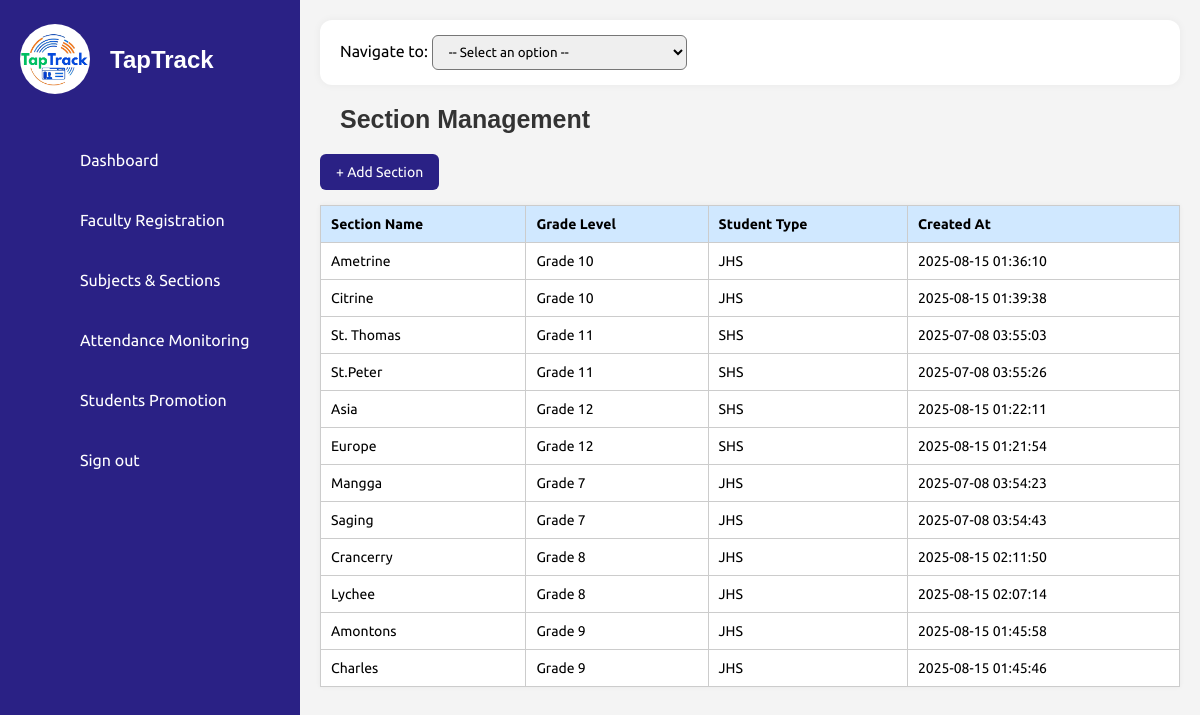
Page /section_management.php on the committed database.
### tables this page shows
CREATE TABLE `sections` (
  `id` int(11) NOT NULL,
  `section_name` varchar(100) NOT NULL,
  `student_type` enum('JHS','SHS') NOT NULL,
  `grade_level` varchar(20) DEFAULT NULL,
  `created_at` timestamp NOT NULL DEFAULT current_timestamp(),
  `strand_id` int(11) DEFAULT NULL
);

### section_management.php (the view, shortened to what this page needs)
<?php
include 'db_connection.php';
$conn->query("CREATE TABLE IF NOT EXISTS sections (
  id INT AUTO_INCREMENT PRIMARY KEY,
  section_name VARCHAR(100) UNIQUE NOT NULL,
  student_type ENUM('JHS','SHS') NOT NULL,
  grade_level INT NOT NULL,
  created_at TIMESTAMP DEFAULT CURRENT_TIMESTAMP
)");
$sectionsResult = $conn->query("SELECT * FROM sections ORDER BY grade_level ASC, section_name ASC");
$sections = $sectionsResult->fetch_all(MYSQLI_ASSOC);
?>
<!DOCTYPE html>
<html lang="en">
<head>
  <link rel="stylesheet" href="assets/css/style.css" />
</head>
<body>
<?php include('sidebar.php'); ?>
<div class="main-content">
  <div class="dropdown-nav">
    <label>Navigate to:</label>
    <select onchange="navigate(this.value)">
      <option value="">-- Select an option --</option>
    </select>
  </div>
  <h2>Section Management</h2>
  <button class="add-btn" onclick="openModal()">+ Add Section</button>
<table>
  <thead>
    <tr>
      <th>Section Name</th>
      <th>Grade Level</th>
      <th>Student Type</th>
      <th>Created At</th>
    </tr>
  </thead>
  <tbody>
    <?php foreach ($sections as $section): ?>
      <tr>
        <td><?= htmlspecialchars($section['section_name']) ?></td>
        <td><?= htmlspecialchars($section['grade_level']) ?></td>
        <td><?= htmlspecialchars($section['student_type']) ?></td>
        <td><?= htmlspecialchars($section['created_at']) ?></td>
      </tr>
    <?php endforeach; ?>
  </tbody>
</table>
</body>
</body>
</html>

### sidebar.php (shortened to what this page needs)
<?php
$userRole = $_SESSION['user_role'] ?? '';
?>
<div class="container">
    <div class="navigation">
        <ul>
            <li class="brand-logo">
                <a href="#">
                    <div class="logo-container">
                        <img src="assets/imgs/logo.png">
                    </div>
                    <span class="title">TapTrack</span>
                </a>
            </li>
            <?php if ($userRole !== 'counselor'): ?>
                <li>
                    <a href="dashboard.php">
                        <span class="icon"><ion-icon name="home-outline"></ion-icon></span>
                        <span class="title">Dashboard</span>
                    </a>
                </li>
            <?php endif; ?>
            <?php if ($userRole !== 'counselor'): ?>
                <li>
                    <a href="faculty_registration.php">
                        <span class="icon"><ion-icon name="school-outline"></ion-icon></span>
                        <span class="title">Faculty Registration</span>
                    </a>
                </li>
                <li>
                    <a href="subject_management.php">
                        <span class="icon"><ion-icon name="library-outline"></ion-icon></span>
                        <span class="title">Subjects & Sections</span>
                    </a>
                </li>
                <li>
                    <a href="attendance_monitoring.php">
                        <span class="icon"><ion-icon name="stats-chart-outline"></ion-icon></span>
                        <span class="title">Attendance Monitoring</span>
                    </a>
                </li>
                <li>
                    <a href="student_promotion.php">
                        <span class="icon"><ion-icon name="ribbon-outline"></ion-icon></span>
                        <span class="title">Students Promotion</span>
                    </a>
                </li>
            <?php endif; ?>
            <li>
                <a href="index.php">
                    <span class="icon"><ion-icon name="log-in-outline"></ion-icon></span>
                    <span class="title">Sign out</span>
                </a>
            </li>
        </ul>
    </div>
</div>

### assets/css/style.css (style rules this page uses)
* { font-family: 'Ubuntu', sans-serif; margin: 0; padding: 0; box-sizing: border-box; }
:root { --blue: #2a2185; --white: #fff; --gray: #f5f5f5; --black1: #222; --black2: #999; }
body { min-height: 100vh; overflow-x: hidden; }
.container { position: relative; width: 100%; }
.navigation { position: fixed; width: 300px; height: 100%; background: var(--blue); border-left: 10px solid var(--blue); transition: 0.5s; overflow: hidden; overflow-y: auto; scrollbar-width: none; -ms-overflow-style: none; }
.navigation ul { position: absolute; top: 0; left: 0; width: 100%; }
.navigation ul li { position: relative; width: 100%; list-style: none; border-top-left-radius: 30px; border-bottom-left-radius: 30px; }
.navigation ul li:nth-child(1) { margin-bottom: 40px; pointer-events: none; text-align: center; }
.navigation ul li a { display: flex; align-items: center; text-decoration: none; color: var(--white); height: 60px; }
.navigation ul li a .icon { min-width: 60px; height: 60px; display: flex; align-items: center; justify-content: center; }
.navigation ul li a .title { display: flex; align-items: center; padding-left: 10px; white-space: nowrap; }
.logo-container img { width: 70px; height: 70px; border-radius: 50%; object-fit: cover; }
.brand-logo { display: flex; align-items: center; justify-content: start; padding-left: 10px; padding-top: 30px; }
.brand-logo .title { font-size: 1.5rem; font-weight: 600; font-family: 'Poppins', sans-serif; color: var(--white); margin-left: 10px; white-space: nowrap; }
.main-content { margin-left: 300px; padding: 20px; background-color: #f4f4f4; min-height: 100vh; overflow-x: hidden; width: calc(100% - 300px); }
.main-content h2 { text-align: left; margin-left: 20px; font-family: 'Arial', sans-serif; font-weight: 600; color: #333; font-size: 25px; }
.dropdown-nav { background-color: #fff; border-radius: 12px; padding: 15px 20px; margin-bottom: 20px; box-shadow: 0 0 8px rgba(0,0,0,0.05); }
.dropdown-nav select { padding: 8px 12px; border-radius: 6px; }

### section_management.php (style rules this page uses)
.dropdown-nav { background-color: #fff; border-radius: 12px; padding: 15px 20px; margin-bottom: 20px; box-shadow: 0 0 8px rgba(0,0,0,0.05); }
.dropdown-nav select { padding: 8px 12px; border-radius: 6px; }
.main-content { margin-left: 300px; padding: 20px; }
h2 { margin-bottom: 20px; color: #333; }
button.add-btn { background-color: #2a2185; color: white; padding: 10px 16px; border: none; border-radius: 6px; cursor: pointer; font-size: 14px; margin-bottom: 15px; }
table { width: 100%; border-collapse: collapse; background-color: #fff; box-shadow: 0 0 5px rgba(0,0,0,0.05); }
table thead { background-color: #d0e8ff; }
th, td { padding: 10px; border: 1px solid #ccc; text-align: left; font-size: 14px; }

### rows in the picture
sections: section_name "Ametrine", grade_level "Grade 10", student_type "JHS", created_at "2025-08-15 01:36:10"
sections: section_name "Citrine", grade_level "Grade 10", student_type "JHS", created_at "2025-08-15 01:39:38"
sections: section_name "St. Thomas", grade_level "Grade 11", student_type "SHS", created_at "2025-07-08 03:55:03"
sections: section_name "St.Peter", grade_level "Grade 11", student_type "SHS", created_at "2025-07-08 03:55:26"
sections: section_name "Asia", grade_level "Grade 12", student_type "SHS", created_at "2025-08-15 01:22:11"
sections: section_name "Europe", grade_level "Grade 12", student_type "SHS", created_at "2025-08-15 01:21:54"
sections: section_name "Mangga", grade_level "Grade 7", student_type "JHS", created_at "2025-07-08 03:54:23"
sections: section_name "Saging", grade_level "Grade 7", student_type "JHS", created_at "2025-07-08 03:54:43"
sections: section_name "Crancerry", grade_level "Grade 8", student_type "JHS", created_at "2025-08-15 02:11:50"
sections: section_name "Lychee", grade_level "Grade 8", student_type "JHS", created_at "2025-08-15 02:07:14"
sections: section_name "Amontons", grade_level "Grade 9", student_type "JHS", created_at "2025-08-15 01:45:58"
sections: section_name "Charles", grade_level "Grade 9", student_type "JHS", created_at "2025-08-15 01:45:46"
